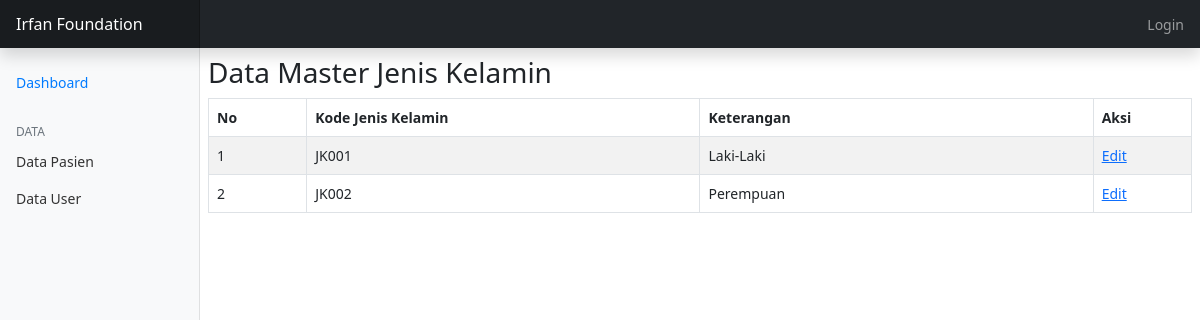
The app's page /page/modul/modul_jk.php with its own data.
### tables this page shows
CREATE TABLE `master_jk` (
  `id_jk` int(11) NOT NULL,
  `kode_jk` varchar(5) NOT NULL,
  `jk` varchar(10) NOT NULL
);

### page/modul/modul_jk.php (the view)
<?php include '../config/function.php'; ?>
<?php $jenis_kelamin = mysqli_query($koneksi, "SELECT * FROM master_jk"); ?>
<?php
if (isset($_GET['action'])) {
    $action = $_GET['action'];
    switch ($action) {
    case 'ubah':
        include 'layout/header.php';
        include 'layout/sidebar.php';
        if (isset($_POST['ubahjk'])) {
            if ($_POST > 0) {
                EditJK($_POST);
            }
        }
        $kode = $_GET['kd_jk'];
        $query = mysqli_query($koneksi, "SELECT * FROM master_jk WHERE kode_jk='$kode'");
        $data = mysqli_fetch_array($query);
        ?>
        <main class="ms-sm-auto col-10 px-md-2">
        <form action="" method="post" id="addData">
        <div class="row">
            <div class="col-7">
                <fieldset class="border p-2 mt-3">
                    <h3>Ubah Data Pasien</h3>
                    <div class="mb-6 row">
                        <label for="nama" class="col-sm-2 col-form-label">Jenis Kelamin</label>
                        <div class="col-sm-10">
                            <input type="text" class="form-control" id="jk" name="jk" value="<?=$data['jk']?>">
                            <input type="hidden" class="form-control" id="kode_jk" name="kode_jk" value="<?=$data['kode_jk']?>">
                            <button type="submit" name="ubahjk" id="ubahjk" class="btn btn-md btn-dark mt-2">Ubah Data</button>
                        </div>
                    </div>
                </fieldset>
            </div>
        </div>
    </form>
</main>
        <?php
        break;
    }
}else{
   include 'layout/header.php';
   include 'layout/sidebar.php';
   ?>
<main class="ms-sm-auto col-10 px-md-2">
    <h3 class="mt-2">Data Master Jenis Kelamin</h3>
    <table class="table table-bordered table-striped mt-2" id="tabel-data">
        <thead>
            <th>No</th>
            <th>Kode Jenis Kelamin</th>
            <th>Keterangan</th>
            <th>Aksi</th>
        </thead>
        <tbody>
            <?php
            $no =1;
            while ($data=mysqli_fetch_array($jenis_kelamin)) {
            ?>
            <tr>
                <td width="10%"><?=$no++?></td>
                <td width="40%"><?=$data['kode_jk']?></td>
                <td width="40%"><?=$data['jk']?></td>
                <td width="10%">
                    <a href="?module=master_jk&action=ubah&kd_jk=<?=$data['kode_jk']?>">Edit</a>
                </td>
            </tr>
            <?php } ?>
        </tbody>
    </table>
</main>
<?php
}
?>
<?php include 'layout/footer.php'; ?>

### records on screen
master_jk: kode_jk "JK001", jk "Laki-Laki"
master_jk: kode_jk "JK002", jk "Perempuan"
